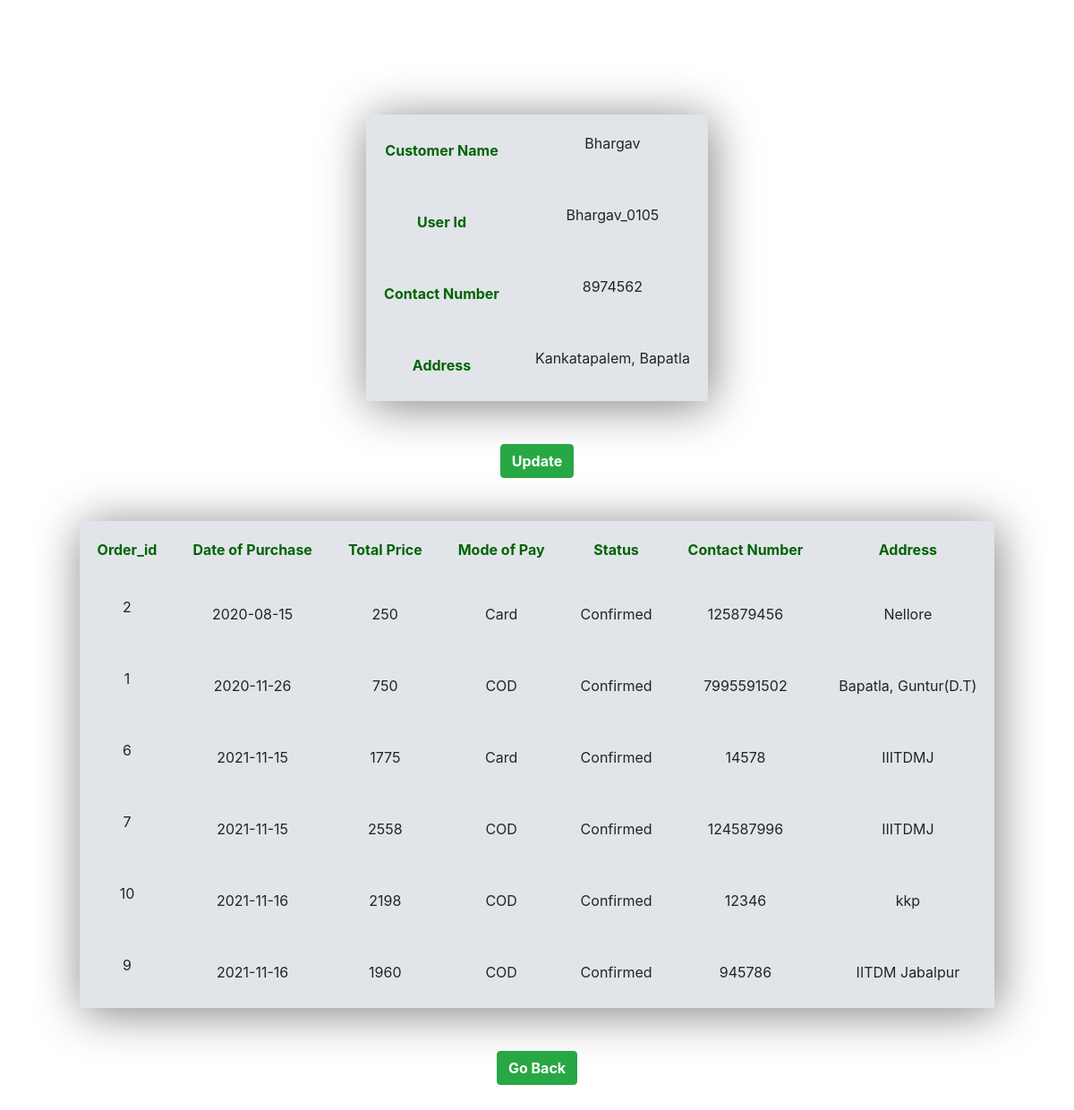
/profile.php (signed in), run on the app's committed database.
### tables this page shows
CREATE TABLE `customer` (
  `customer_id` varchar(15) NOT NULL,
  `customer_password` varchar(15) NOT NULL,
  `customer_name` varchar(50) NOT NULL,
  `customer_contact` varchar(15) NOT NULL,
  `customer_address` varchar(100) NOT NULL
);

CREATE TABLE `purchases` (
  `order_id` varchar(5) NOT NULL,
  `customer_id` varchar(15) NOT NULL,
  `total_price` varchar(10) NOT NULL,
  `mode_of_pay` varchar(15) NOT NULL,
  `delivery_status` varchar(15) NOT NULL,
  `customer_contact` varchar(10) NOT NULL,
  `customer_address` varchar(100) NOT NULL,
  `DateofBuy` date DEFAULT NULL
);

### profile.php (the view, shortened to what this page needs)
<!DOCTYPE html>
<html lang="en" dir="ltr">
<head>
  <link rel="stylesheet" href="https://maxcdn.bootstrapcdn.com/bootstrap/4.0.0/css/bootstrap.min.css">
</head>
<body>
  <?php
  if (isset($_SESSION['IS_AUTHENTICATED']) && $_SESSION['IS_AUTHENTICATED'] == 1) {
    $id = $_SESSION['USER_ID'];
    $link = mysqli_connect('localhost', 'root', '', 'iiitdmj_nursery');
    $query = "SELECT * FROM customer WHERE customer_id = '$id'";
    $result = mysqli_query($link, $query);
      if(mysqli_num_rows($result) > 0)
      {
        echo "<center><h1>CUSTOMER DETAILS</h1>";
        while ($row = mysqli_fetch_array($result))
        {
          echo "<table cellpadding = '10'>
          <tr>
          <th>Customer Name</th> <td><p>" . $row['customer_name'] . "</p></td>
          </tr><tr>
          <th>User Id</th>  <td><p>" . $row['customer_id'] . "</p></td>
          </tr><tr>
          <th>Contact Number</th>   <td><p>" . $row['customer_contact'] . "</p></td>
          </tr><tr>
          <th>Address</th>  <td><p>" . $row['customer_address'] . "</p></td>
          </tr></table>";
        }
      }
  ?><br><br>
    <form class="" action="customerUpdate.php" method="post">
      <input class="btn btn-success" type="submit" name="submit" value="Update">
    </form><br><br>
  <?php
    $query1 = "SELECT * FROM purchases WHERE customer_id = '$id' order by DateofBuy";
    $result = mysqli_query($link, $query1);
    if (mysqli_num_rows($result) > 0) {
      echo "<table cellpadding = '10'>
        <tr><th>Order_id</th>
        <th>Date of Purchase</th>
        <th>Total Price</th>
        <th>Mode of Pay</th>
        <th>Status</th>
        <th>Contact Number</th>
        <th>Address</th>
        </tr>";
      while ($row = mysqli_fetch_array($result)) {
        echo "<tr><td><p>" . $row['order_id'] . "</p></td>
          <td>" . $row['DateofBuy'] . "</td>
          <td>" . $row['total_price'] . "</td>
          <td>" . $row['mode_of_pay'] . "</td>
          <td>" . $row['delivery_status'] . "</td>
          <td>" . $row['customer_contact'] . "</td>
          <td>" . $row['customer_address'] . "</td>
          </tr>";
      }
      echo "</table>";
    } else {
      echo "-";
    }
  } else {
    echo "Error";
    echo $_SESSION['IS_AUTHENTICATED'];
  }
  ?>
  <form class="footer-btn" action="index.php" method="post">
    <input class="btn btn-success" type="submit" name="submit" value="Go Back">
  </form><br><br>
</body>
</html>

### profile.php (style rules this page uses)
body { background-image: url("images/profile.jpeg"); background-size: cover; }
table { background-color: #E1E5EA; border-color: red; text-align: center; box-shadow: 3px 5px 50px grey; }
.footer-btn { margin: auto; margin-top: 3rem; }
.btn { font-weight: bold; }
h1 { letter-spacing: 1rem; margin: 2rem auto 3rem; color: #fff; font-weight: bolder; }
th { color: darkgreen; padding: 20px; }
td { padding: 20px; }

### data on the page
customer: customer_name "Bhargav", customer_id "Bhargav_0105", customer_contact "8974562", customer_address "Kankatapalem, Bapatla"
purchases: order_id "2", DateofBuy "2020-08-15", total_price "250", mode_of_pay "Card", delivery_status "Confirmed", customer_contact "125879456", customer_address "Nellore"
purchases: order_id "1", DateofBuy "2020-11-26", total_price "750", mode_of_pay "COD", delivery_status "Confirmed", customer_contact "7995591502", customer_address "Bapatla, Guntur(D.T)"
purchases: order_id "6", DateofBuy "2021-11-15", total_price "1775", mode_of_pay "Card", delivery_status "Confirmed", customer_contact "14578", customer_address "IIITDMJ"
purchases: order_id "7", DateofBuy "2021-11-15", total_price "2558", mode_of_pay "COD", delivery_status "Confirmed", customer_contact "124587996", customer_address "IIITDMJ"
purchases: order_id "10", DateofBuy "2021-11-16", total_price "2198", mode_of_pay "COD", delivery_status "Confirmed", customer_contact "12346", customer_address "kkp"
purchases: order_id "9", DateofBuy "2021-11-16", total_price "1960", mode_of_pay "COD", delivery_status "Confirmed", customer_contact "945786", customer_address "IITDM Jabalpur"
